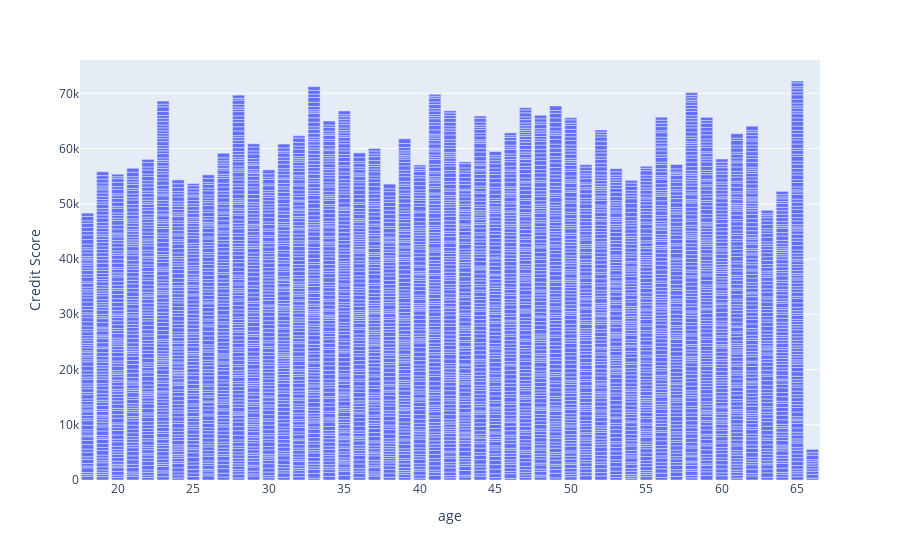

Source (notebook cell):
### Code cell
fig4 = px.bar(df, x='age', y='Credit Score')
fig4.show()

### Figure 1 — Plotly figure (JSON) as saved in the notebook; plotly's stock layout.template omitted (floating-point values rounded to 4 significant figures; data arrays with more than 128 entries replaced by an {"elided": "..."} marker saying what was removed)
{"data": [{"alignmentgroup": "True", "hovertemplate": "age=%{x}<br>Credit Score=%{y}<extra></extra>", "legendgroup": "", "marker": {"color": "#636efa", "pattern": {"shape": ""}}, "name": "", "offsetgroup": "", "orientation": "v", "showlegend": false, "textposition": "auto", "type": "bar", "x": {"elided": "5104 int values"}, "xaxis": "x", "y": {"elided": "5104 int values"}, "yaxis": "y"}], "layout": {"autosize": true, "barmode": "relative", "legend": {"tracegroupgap": 0}, "margin": {"t": 60}, "xaxis": {"anchor": "y", "autorange": true, "domain": [0, 1], "range": [17.5, 66.5], "title": {"text": "age"}, "type": "linear"}, "yaxis": {"anchor": "x", "autorange": true, "domain": [0, 1], "range": [0, 76030.0], "title": {"text": "Credit Score"}, "type": "linear"}}}
